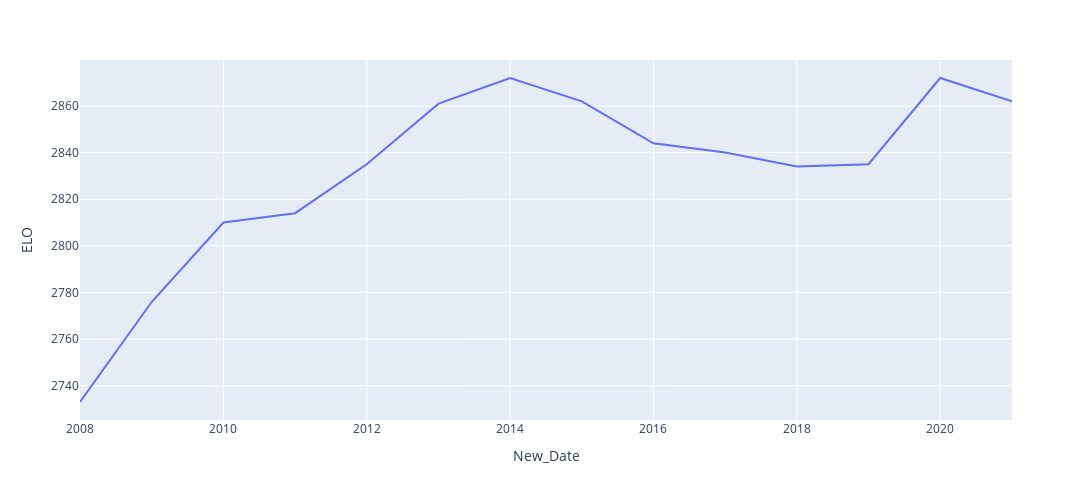

The notebook cell saved with this chart:
### Code cell
fig = px.line(data_frame=carlsen, 
       x = 'New_Date', 
       y = 'ELO', 
       width=1200, height=500,
    
)
fig.update_yaxes()

### Figure 1 — Plotly figure (JSON) as saved in the notebook; plotly's stock layout.template omitted (floating-point values rounded to 4 significant figures)
{"data": [{"hovertemplate": "New_Date=%{x}<br>ELO=%{y}<extra></extra>", "legendgroup": "", "line": {"color": "#636efa", "dash": "solid"}, "marker": {"symbol": "circle"}, "mode": "lines", "name": "", "orientation": "v", "showlegend": false, "type": "scatter", "x": ["2021-01-01T00:00:00", "2020-01-01T00:00:00", "2019-01-01T00:00:00", "2018-01-01T00:00:00", "2017-01-01T00:00:00", "2016-01-01T00:00:00", "2015-01-01T00:00:00", "2014-01-01T00:00:00", "2013-01-01T00:00:00", "2012-01-01T00:00:00", "2011-01-01T00:00:00", "2010-01-01T00:00:00", "2009-01-01T00:00:00", "2008-01-01T00:00:00"], "xaxis": "x", "y": [2862, 2872, 2835, 2834, 2840, 2844, 2862, 2872, 2861, 2835, 2814, 2810, 2776, 2733], "yaxis": "y"}], "layout": {"height": 500, "legend": {"tracegroupgap": 0}, "margin": {"t": 60}, "width": 1200, "xaxis": {"anchor": "y", "domain": [0, 1], "title": {"text": "New_Date"}}, "yaxis": {"anchor": "x", "domain": [0, 1], "title": {"text": "ELO"}}}}
